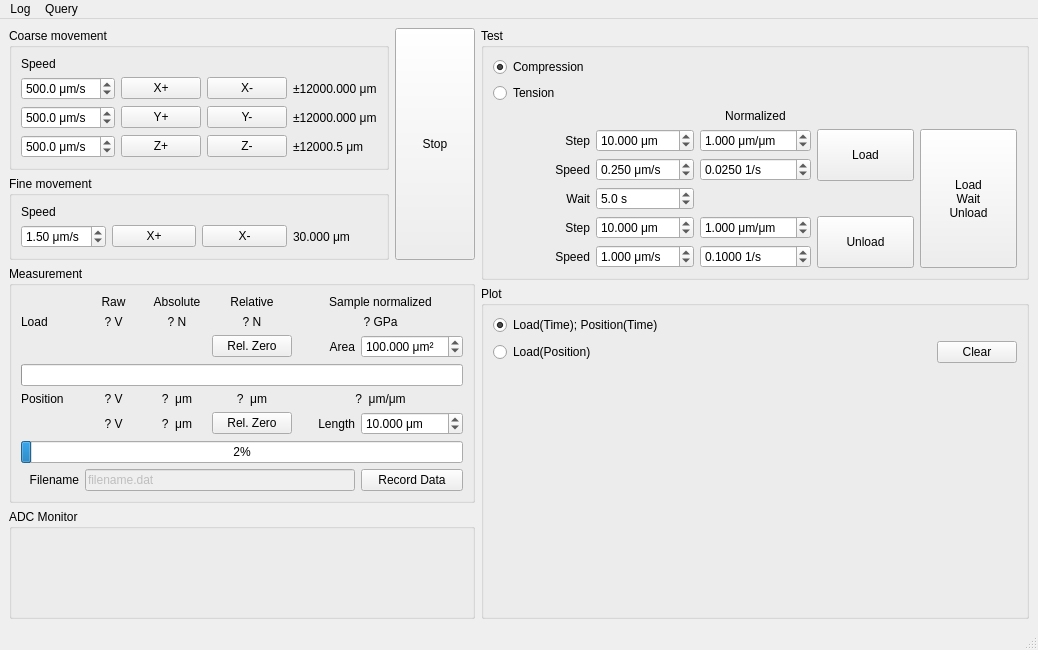
<?xml version="1.0" encoding="UTF-8"?>
<ui version="4.0">
 <class>MainWindow</class>
 <widget class="QMainWindow" name="MainWindow">
  <property name="geometry">
   <rect>
    <x>0</x>
    <y>0</y>
    <width>1038</width>
    <height>650</height>
   </rect>
  </property>
  <property name="focusPolicy">
   <enum>Qt::StrongFocus</enum>
  </property>
  <property name="windowTitle">
   <string>Nanotest</string>
  </property>
  <widget class="QWidget" name="centralwidget">
   <layout class="QGridLayout" name="gridLayout_6">
    <item row="0" column="1">
     <layout class="QGridLayout" name="gridLayout">
      <item row="0" column="0">
       <widget class="QGroupBox" name="gTest">
        <property name="title">
         <string>Test</string>
        </property>
        <layout class="QGridLayout" name="gridLayout_10">
         <item row="2" column="0">
          <layout class="QGridLayout" name="gridLayout_3">
           <property name="sizeConstraint">
            <enum>QLayout::SetMinimumSize</enum>
           </property>
           <item row="3" column="5" rowspan="5">
            <widget class="QPushButton" name="LoadWaitUnload">
             <property name="sizePolicy">
              <sizepolicy hsizetype="Minimum" vsizetype="Expanding">
               <horstretch>0</horstretch>
               <verstretch>0</verstretch>
              </sizepolicy>
             </property>
             <property name="text">
              <string>Load
Wait
Unload</string>
             </property>
            </widget>
           </item>
           <item row="7" column="2">
            <widget class="QDoubleSpinBox" name="UnloadSpeed">
             <property name="suffix">
              <string> μm/s</string>
             </property>
             <property name="decimals">
              <number>3</number>
             </property>
             <property name="maximum">
              <double>5.000000000000000</double>
             </property>
             <property name="stepType">
              <enum>QAbstractSpinBox::AdaptiveDecimalStepType</enum>
             </property>
             <property name="value">
              <double>1.000000000000000</double>
             </property>
            </widget>
           </item>
           <item row="3" column="1">
            <widget class="QLabel" name="label_11">
             <property name="text">
              <string>Step</string>
             </property>
             <property name="alignment">
              <set>Qt::AlignRight|Qt::AlignTrailing|Qt::AlignVCenter</set>
             </property>
            </widget>
           </item>
           <item row="6" column="1">
            <widget class="QLabel" name="label_30">
             <property name="text">
              <string>Step</string>
             </property>
             <property name="alignment">
              <set>Qt::AlignRight|Qt::AlignTrailing|Qt::AlignVCenter</set>
             </property>
            </widget>
           </item>
           <item row="4" column="1">
            <widget class="QLabel" name="label_25">
             <property name="text">
              <string>Speed</string>
             </property>
             <property name="alignment">
              <set>Qt::AlignRight|Qt::AlignTrailing|Qt::AlignVCenter</set>
             </property>
            </widget>
           </item>
           <item row="3" column="2">
            <widget class="QDoubleSpinBox" name="LoadStep">
             <property name="suffix">
              <string> μm</string>
             </property>
             <property name="decimals">
              <number>3</number>
             </property>
             <property name="maximum">
              <double>30.000000000000000</double>
             </property>
             <property name="stepType">
              <enum>QAbstractSpinBox::AdaptiveDecimalStepType</enum>
             </property>
             <property name="value">
              <double>10.000000000000000</double>
             </property>
            </widget>
           </item>
           <item row="5" column="1">
            <widget class="QLabel" name="label_9">
             <property name="text">
              <string>Wait</string>
             </property>
             <property name="alignment">
              <set>Qt::AlignRight|Qt::AlignTrailing|Qt::AlignVCenter</set>
             </property>
            </widget>
           </item>
           <item row="6" column="4" rowspan="2">
            <widget class="QPushButton" name="Unload">
             <property name="sizePolicy">
              <sizepolicy hsizetype="Minimum" vsizetype="Expanding">
               <horstretch>0</horstretch>
               <verstretch>0</verstretch>
              </sizepolicy>
             </property>
             <property name="text">
              <string>Unload</string>
             </property>
            </widget>
           </item>
           <item row="5" column="2">
            <widget class="QDoubleSpinBox" name="Wait">
             <property name="suffix">
              <string> s</string>
             </property>
             <property name="decimals">
              <number>1</number>
             </property>
             <property name="stepType">
              <enum>QAbstractSpinBox::AdaptiveDecimalStepType</enum>
             </property>
             <property name="value">
              <double>5.000000000000000</double>
             </property>
            </widget>
           </item>
           <item row="6" column="2">
            <widget class="QDoubleSpinBox" name="UnloadStep">
             <property name="suffix">
              <string> μm</string>
             </property>
             <property name="decimals">
              <number>3</number>
             </property>
             <property name="maximum">
              <double>30.000000000000000</double>
             </property>
             <property name="stepType">
              <enum>QAbstractSpinBox::AdaptiveDecimalStepType</enum>
             </property>
             <property name="value">
              <double>10.000000000000000</double>
             </property>
            </widget>
           </item>
           <item row="6" column="3">
            <widget class="QDoubleSpinBox" name="UnloadStepNorm">
             <property name="suffix">
              <string> μm/μm</string>
             </property>
             <property name="decimals">
              <number>3</number>
             </property>
             <property name="maximum">
              <double>100.000000000000000</double>
             </property>
             <property name="stepType">
              <enum>QAbstractSpinBox::AdaptiveDecimalStepType</enum>
             </property>
             <property name="value">
              <double>1.000000000000000</double>
             </property>
            </widget>
           </item>
           <item row="2" column="3">
            <widget class="QLabel" name="label_27">
             <property name="text">
              <string>Normalized</string>
             </property>
             <property name="alignment">
              <set>Qt::AlignCenter</set>
             </property>
            </widget>
           </item>
           <item row="3" column="4" rowspan="2">
            <widget class="QPushButton" name="Load">
             <property name="sizePolicy">
              <sizepolicy hsizetype="Minimum" vsizetype="Expanding">
               <horstretch>0</horstretch>
               <verstretch>0</verstretch>
              </sizepolicy>
             </property>
             <property name="text">
              <string>Load</string>
             </property>
            </widget>
           </item>
           <item row="7" column="1">
            <widget class="QLabel" name="label_28">
             <property name="text">
              <string>Speed</string>
             </property>
             <property name="alignment">
              <set>Qt::AlignRight|Qt::AlignTrailing|Qt::AlignVCenter</set>
             </property>
            </widget>
           </item>
           <item row="7" column="3">
            <widget class="QDoubleSpinBox" name="UnloadSpeedNorm">
             <property name="suffix">
              <string> 1/s</string>
             </property>
             <property name="decimals">
              <number>4</number>
             </property>
             <property name="maximum">
              <double>1000.000000000000000</double>
             </property>
             <property name="stepType">
              <enum>QAbstractSpinBox::AdaptiveDecimalStepType</enum>
             </property>
             <property name="value">
              <double>0.100000000000000</double>
             </property>
            </widget>
           </item>
           <item row="3" column="3">
            <widget class="QDoubleSpinBox" name="LoadStepNorm">
             <property name="suffix">
              <string> μm/μm</string>
             </property>
             <property name="decimals">
              <number>3</number>
             </property>
             <property name="maximum">
              <double>100.000000000000000</double>
             </property>
             <property name="stepType">
              <enum>QAbstractSpinBox::AdaptiveDecimalStepType</enum>
             </property>
             <property name="value">
              <double>1.000000000000000</double>
             </property>
            </widget>
           </item>
           <item row="4" column="2">
            <widget class="QDoubleSpinBox" name="LoadSpeed">
             <property name="suffix">
              <string> μm/s</string>
             </property>
             <property name="decimals">
              <number>3</number>
             </property>
             <property name="maximum">
              <double>5.000000000000000</double>
             </property>
             <property name="stepType">
              <enum>QAbstractSpinBox::AdaptiveDecimalStepType</enum>
             </property>
             <property name="value">
              <double>0.250000000000000</double>
             </property>
            </widget>
           </item>
           <item row="4" column="3">
            <widget class="QDoubleSpinBox" name="LoadSpeedNorm">
             <property name="suffix">
              <string> 1/s</string>
             </property>
             <property name="decimals">
              <number>4</number>
             </property>
             <property name="maximum">
              <double>1000.000000000000000</double>
             </property>
             <property name="stepType">
              <enum>QAbstractSpinBox::AdaptiveDecimalStepType</enum>
             </property>
             <property name="value">
              <double>0.025000000000000</double>
             </property>
            </widget>
           </item>
          </layout>
         </item>
         <item row="0" column="0">
          <widget class="QRadioButton" name="Compression">
           <property name="text">
            <string>Compression</string>
           </property>
           <property name="checked">
            <bool>true</bool>
           </property>
          </widget>
         </item>
         <item row="1" column="0">
          <widget class="QRadioButton" name="Tension">
           <property name="text">
            <string>Tension</string>
           </property>
          </widget>
         </item>
        </layout>
       </widget>
      </item>
      <item row="2" column="0">
       <widget class="QGroupBox" name="gPlot">
        <property name="title">
         <string>Plot</string>
        </property>
        <layout class="QGridLayout" name="gridLayout_5">
         <item row="0" column="0">
          <widget class="QRadioButton" name="PlotTime">
           <property name="text">
            <string>Load(Time); Position(Time)</string>
           </property>
           <property name="checked">
            <bool>true</bool>
           </property>
          </widget>
         </item>
         <item row="1" column="0">
          <widget class="QRadioButton" name="PlotXY">
           <property name="sizePolicy">
            <sizepolicy hsizetype="Expanding" vsizetype="Fixed">
             <horstretch>0</horstretch>
             <verstretch>0</verstretch>
            </sizepolicy>
           </property>
           <property name="text">
            <string>Load(Position)</string>
           </property>
          </widget>
         </item>
         <item row="1" column="1">
          <widget class="QPushButton" name="PlotClear">
           <property name="text">
            <string>Clear</string>
           </property>
          </widget>
         </item>
         <item row="3" column="0" colspan="2">
          <widget class="QStackedWidget" name="stackedWidget">
           <property name="currentIndex">
            <number>0</number>
           </property>
           <widget class="PlotWidget" name="plotHistory"/>
           <widget class="PlotWidget" name="plotXY"/>
          </widget>
         </item>
        </layout>
       </widget>
      </item>
     </layout>
    </item>
    <item row="0" column="0">
     <layout class="QGridLayout" name="gridLayout_2">
      <item row="0" column="1" rowspan="2">
       <widget class="QPushButton" name="Stop">
        <property name="sizePolicy">
         <sizepolicy hsizetype="Minimum" vsizetype="Minimum">
          <horstretch>0</horstretch>
          <verstretch>0</verstretch>
         </sizepolicy>
        </property>
        <property name="palette">
         <palette>
          <active>
           <colorrole role="Button">
            <brush brushstyle="SolidPattern">
             <color alpha="255">
              <red>239</red>
              <green>41</green>
              <blue>41</blue>
             </color>
            </brush>
           </colorrole>
          </active>
          <inactive>
           <colorrole role="Button">
            <brush brushstyle="SolidPattern">
             <color alpha="255">
              <red>239</red>
              <green>239</green>
              <blue>239</blue>
             </color>
            </brush>
           </colorrole>
          </inactive>
          <disabled>
           <colorrole role="Button">
            <brush brushstyle="SolidPattern">
             <color alpha="255">
              <red>239</red>
              <green>41</green>
              <blue>41</blue>
             </color>
            </brush>
           </colorrole>
          </disabled>
         </palette>
        </property>
        <property name="text">
         <string>Stop</string>
        </property>
       </widget>
      </item>
      <item row="1" column="0">
       <widget class="QGroupBox" name="gFine">
        <property name="title">
         <string>Fine movement</string>
        </property>
        <layout class="QGridLayout" name="gridLayout_8">
         <item row="1" column="0">
          <widget class="QDoubleSpinBox" name="FZSpeed">
           <property name="suffix">
            <string> μm/s</string>
           </property>
           <property name="decimals">
            <number>2</number>
           </property>
           <property name="maximum">
            <double>5.000000000000000</double>
           </property>
           <property name="stepType">
            <enum>QAbstractSpinBox::AdaptiveDecimalStepType</enum>
           </property>
           <property name="value">
            <double>1.500000000000000</double>
           </property>
          </widget>
         </item>
         <item row="0" column="0">
          <widget class="QLabel" name="label_26">
           <property name="sizePolicy">
            <sizepolicy hsizetype="Preferred" vsizetype="Minimum">
             <horstretch>0</horstretch>
             <verstretch>0</verstretch>
            </sizepolicy>
           </property>
           <property name="text">
            <string>Speed</string>
           </property>
          </widget>
         </item>
         <item row="1" column="3">
          <widget class="QLabel" name="FZPos">
           <property name="text">
            <string>30.000 μm</string>
           </property>
          </widget>
         </item>
         <item row="1" column="2">
          <widget class="QPushButton" name="FZMinus">
           <property name="text">
            <string>X-</string>
           </property>
          </widget>
         </item>
         <item row="1" column="1">
          <widget class="QPushButton" name="FZPlus">
           <property name="text">
            <string>X+</string>
           </property>
          </widget>
         </item>
        </layout>
       </widget>
      </item>
      <item row="0" column="0">
       <widget class="QGroupBox" name="gCoarse">
        <property name="enabled">
         <bool>true</bool>
        </property>
        <property name="autoFillBackground">
         <bool>false</bool>
        </property>
        <property name="title">
         <string>Coarse movement</string>
        </property>
        <property name="flat">
         <bool>true</bool>
        </property>
        <property name="checkable">
         <bool>false</bool>
        </property>
        <layout class="QGridLayout" name="gridLayout_7">
         <item row="3" column="2">
          <widget class="QPushButton" name="XMinus">
           <property name="text">
            <string>X-</string>
           </property>
          </widget>
         </item>
         <item row="1" column="0">
          <widget class="QLabel" name="label_4">
           <property name="text">
            <string>Speed</string>
           </property>
          </widget>
         </item>
         <item row="3" column="1">
          <widget class="QPushButton" name="XPlus">
           <property name="text">
            <string>X+</string>
           </property>
          </widget>
         </item>
         <item row="3" column="0">
          <widget class="QDoubleSpinBox" name="XSpeed">
           <property name="suffix">
            <string> μm/s</string>
           </property>
           <property name="decimals">
            <number>1</number>
           </property>
           <property name="maximum">
            <double>2000.000000000000000</double>
           </property>
           <property name="stepType">
            <enum>QAbstractSpinBox::AdaptiveDecimalStepType</enum>
           </property>
           <property name="value">
            <double>500.000000000000000</double>
           </property>
          </widget>
         </item>
         <item row="5" column="1">
          <widget class="QPushButton" name="ZPlus">
           <property name="text">
            <string>Z+</string>
           </property>
          </widget>
         </item>
         <item row="5" column="0">
          <widget class="QDoubleSpinBox" name="ZSpeed">
           <property name="suffix">
            <string> μm/s</string>
           </property>
           <property name="decimals">
            <number>1</number>
           </property>
           <property name="minimum">
            <double>2.500000000000000</double>
           </property>
           <property name="maximum">
            <double>2000.000000000000000</double>
           </property>
           <property name="stepType">
            <enum>QAbstractSpinBox::AdaptiveDecimalStepType</enum>
           </property>
           <property name="value">
            <double>500.000000000000000</double>
           </property>
          </widget>
         </item>
         <item row="5" column="2">
          <widget class="QPushButton" name="ZMinus">
           <property name="text">
            <string>Z-</string>
           </property>
          </widget>
         </item>
         <item row="5" column="3">
          <widget class="QLabel" name="ZPos">
           <property name="text">
            <string>±12000.5 μm</string>
           </property>
          </widget>
         </item>
         <item row="4" column="1">
          <widget class="QPushButton" name="YPlus">
           <property name="text">
            <string>Y+</string>
           </property>
          </widget>
         </item>
         <item row="3" column="3">
          <widget class="QLabel" name="XPos">
           <property name="text">
            <string>±12000.000 μm</string>
           </property>
          </widget>
         </item>
         <item row="4" column="3">
          <widget class="QLabel" name="YPos">
           <property name="text">
            <string>±12000.000 μm</string>
           </property>
          </widget>
         </item>
         <item row="4" column="2">
          <widget class="QPushButton" name="YMinus">
           <property name="text">
            <string>Y-</string>
           </property>
          </widget>
         </item>
         <item row="4" column="0">
          <widget class="QDoubleSpinBox" name="YSpeed">
           <property name="suffix">
            <string> μm/s</string>
           </property>
           <property name="decimals">
            <number>1</number>
           </property>
           <property name="maximum">
            <double>2000.000000000000000</double>
           </property>
           <property name="stepType">
            <enum>QAbstractSpinBox::AdaptiveDecimalStepType</enum>
           </property>
           <property name="value">
            <double>500.000000000000000</double>
           </property>
          </widget>
         </item>
        </layout>
       </widget>
      </item>
      <item row="4" column="0" colspan="2">
       <widget class="QGroupBox" name="gADCMonitor">
        <property name="title">
         <string>ADC Monitor</string>
        </property>
        <layout class="QGridLayout" name="gridLayout_4">
         <item row="0" column="0">
          <widget class="PlotWidget" name="plotMonitor" native="true">
           <property name="sizePolicy">
            <sizepolicy hsizetype="Expanding" vsizetype="Expanding">
             <horstretch>0</horstretch>
             <verstretch>0</verstretch>
            </sizepolicy>
           </property>
          </widget>
         </item>
        </layout>
       </widget>
      </item>
      <item row="2" column="0" colspan="2">
       <widget class="QGroupBox" name="gMeasurement">
        <property name="title">
         <string>Measurement</string>
        </property>
        <layout class="QGridLayout" name="gridLayout_9">
         <item row="2" column="5">
          <widget class="QDoubleSpinBox" name="Area">
           <property name="suffix">
            <string> μm²</string>
           </property>
           <property name="decimals">
            <number>3</number>
           </property>
           <property name="maximum">
            <double>9999.998999999999796</double>
           </property>
           <property name="stepType">
            <enum>QAbstractSpinBox::AdaptiveDecimalStepType</enum>
           </property>
           <property name="value">
            <double>100.000000000000000</double>
           </property>
          </widget>
         </item>
         <item row="4" column="4" colspan="2">
          <widget class="QLabel" name="PosNorm">
           <property name="text">
            <string>?  μm/μm</string>
           </property>
           <property name="alignment">
            <set>Qt::AlignCenter</set>
           </property>
          </widget>
         </item>
         <item row="4" column="0">
          <widget class="QLabel" name="label_2">
           <property name="text">
            <string>Position</string>
           </property>
          </widget>
         </item>
         <item row="1" column="2">
          <widget class="QLabel" name="LoadAbs">
           <property name="text">
            <string>? N</string>
           </property>
           <property name="alignment">
            <set>Qt::AlignCenter</set>
           </property>
          </widget>
         </item>
         <item row="1" column="0">
          <widget class="QLabel" name="label">
           <property name="text">
            <string>Load</string>
           </property>
          </widget>
         </item>
         <item row="4" column="3">
          <widget class="QLabel" name="PosRel">
           <property name="text">
            <string>?  μm</string>
           </property>
           <property name="alignment">
            <set>Qt::AlignCenter</set>
           </property>
          </widget>
         </item>
         <item row="8" column="0">
          <widget class="QLabel" name="label_16">
           <property name="text">
            <string>Filename</string>
           </property>
           <property name="alignment">
            <set>Qt::AlignRight|Qt::AlignTrailing|Qt::AlignVCenter</set>
           </property>
          </widget>
         </item>
         <item row="0" column="3">
          <widget class="QLabel" name="label_18">
           <property name="text">
            <string>Relative</string>
           </property>
           <property name="alignment">
            <set>Qt::AlignCenter</set>
           </property>
          </widget>
         </item>
         <item row="4" column="2">
          <widget class="QLabel" name="PosAbs">
           <property name="text">
            <string>?  μm</string>
           </property>
           <property name="alignment">
            <set>Qt::AlignCenter</set>
           </property>
          </widget>
         </item>
         <item row="8" column="5">
          <widget class="QPushButton" name="Record">
           <property name="text">
            <string>Record Data</string>
           </property>
          </widget>
         </item>
         <item row="1" column="4" colspan="2">
          <widget class="QLabel" name="LoadNorm">
           <property name="text">
            <string>? GPa</string>
           </property>
           <property name="alignment">
            <set>Qt::AlignCenter</set>
           </property>
          </widget>
         </item>
         <item row="5" column="3">
          <widget class="QPushButton" name="PosZero">
           <property name="text">
            <string>Rel. Zero</string>
           </property>
          </widget>
         </item>
         <item row="5" column="4">
          <widget class="QLabel" name="label_20">
           <property name="text">
            <string>Length</string>
           </property>
           <property name="alignment">
            <set>Qt::AlignRight|Qt::AlignTrailing|Qt::AlignVCenter</set>
           </property>
          </widget>
         </item>
         <item row="1" column="3">
          <widget class="QLabel" name="LoadRel">
           <property name="text">
            <string>? N</string>
           </property>
           <property name="alignment">
            <set>Qt::AlignCenter</set>
           </property>
          </widget>
         </item>
         <item row="2" column="4">
          <widget class="QLabel" name="label_19">
           <property name="text">
            <string>Area</string>
           </property>
           <property name="alignment">
            <set>Qt::AlignRight|Qt::AlignTrailing|Qt::AlignVCenter</set>
           </property>
          </widget>
         </item>
         <item row="0" column="2">
          <widget class="QLabel" name="label_17">
           <property name="text">
            <string>Absolute</string>
           </property>
           <property name="alignment">
            <set>Qt::AlignCenter</set>
           </property>
          </widget>
         </item>
         <item row="4" column="1">
          <widget class="QLabel" name="PosRaw">
           <property name="text">
            <string>? V</string>
           </property>
           <property name="alignment">
            <set>Qt::AlignCenter</set>
           </property>
          </widget>
         </item>
         <item row="5" column="5">
          <widget class="QDoubleSpinBox" name="Length">
           <property name="suffix">
            <string> μm</string>
           </property>
           <property name="decimals">
            <number>3</number>
           </property>
           <property name="maximum">
            <double>1000.000000000000000</double>
           </property>
           <property name="stepType">
            <enum>QAbstractSpinBox::AdaptiveDecimalStepType</enum>
           </property>
           <property name="value">
            <double>10.000000000000000</double>
           </property>
          </widget>
         </item>
         <item row="5" column="1">
          <widget class="QLabel" name="PosRaw2">
           <property name="text">
            <string>? V</string>
           </property>
           <property name="alignment">
            <set>Qt::AlignCenter</set>
           </property>
          </widget>
         </item>
         <item row="5" column="2">
          <widget class="QLabel" name="PosAbs2">
           <property name="text">
            <string>?  μm</string>
           </property>
           <property name="alignment">
            <set>Qt::AlignCenter</set>
           </property>
          </widget>
         </item>
         <item row="1" column="1">
          <widget class="QLabel" name="LoadRaw">
           <property name="text">
            <string>? V</string>
           </property>
           <property name="alignment">
            <set>Qt::AlignCenter</set>
           </property>
          </widget>
         </item>
         <item row="2" column="3">
          <widget class="QPushButton" name="LoadZero">
           <property name="text">
            <string>Rel. Zero</string>
           </property>
          </widget>
         </item>
         <item row="0" column="4" colspan="2">
          <widget class="QLabel" name="label_6">
           <property name="text">
            <string>Sample normalized</string>
           </property>
           <property name="alignment">
            <set>Qt::AlignCenter</set>
           </property>
          </widget>
         </item>
         <item row="3" column="0" colspan="6">
          <widget class="QProgressBar" name="LoadBar">
           <property name="sizePolicy">
            <sizepolicy hsizetype="Expanding" vsizetype="Fixed">
             <horstretch>0</horstretch>
             <verstretch>0</verstretch>
            </sizepolicy>
           </property>
           <property name="maximum">
            <number>1000</number>
           </property>
          </widget>
         </item>
         <item row="6" column="0" colspan="6">
          <widget class="QProgressBar" name="PosBar">
           <property name="enabled">
            <bool>true</bool>
           </property>
           <property name="maximum">
            <number>1000</number>
           </property>
           <property name="value">
            <number>24</number>
           </property>
          </widget>
         </item>
         <item row="8" column="1" colspan="4">
          <widget class="QLineEdit" name="FName">
           <property name="enabled">
            <bool>false</bool>
           </property>
           <property name="text">
            <string>filename.dat</string>
           </property>
          </widget>
         </item>
         <item row="0" column="1">
          <widget class="QLabel" name="label_24">
           <property name="text">
            <string>Raw</string>
           </property>
           <property name="alignment">
            <set>Qt::AlignCenter</set>
           </property>
          </widget>
         </item>
        </layout>
       </widget>
      </item>
     </layout>
    </item>
   </layout>
  </widget>
  <widget class="QStatusBar" name="statusbar"/>
  <widget class="QMenuBar" name="menubar">
   <property name="geometry">
    <rect>
     <x>0</x>
     <y>0</y>
     <width>1038</width>
     <height>22</height>
    </rect>
   </property>
   <widget class="QMenu" name="menuLog">
    <property name="title">
     <string>Log</string>
    </property>
    <addaction name="LogAll"/>
    <addaction name="LogNone"/>
    <addaction name="separator"/>
    <addaction name="LogXY"/>
    <addaction name="LogZ"/>
    <addaction name="LogFineZ"/>
    <addaction name="LogADC"/>
   </widget>
   <widget class="QMenu" name="menuQuery">
    <property name="title">
     <string>Query</string>
    </property>
    <addaction name="QueryAll"/>
    <addaction name="QueryNone"/>
    <addaction name="separator"/>
    <addaction name="QueryXYposition"/>
    <addaction name="QueryXYerror"/>
    <addaction name="QueryZposition"/>
    <addaction name="QueryFineZposition"/>
    <addaction name="QueryFineZvoltage"/>
    <addaction name="QueryFineZerror"/>
   </widget>
   <addaction name="menuLog"/>
   <addaction name="menuQuery"/>
  </widget>
  <action name="LogXY">
   <property name="checkable">
    <bool>true</bool>
   </property>
   <property name="text">
    <string>XY</string>
   </property>
  </action>
  <action name="LogZ">
   <property name="checkable">
    <bool>true</bool>
   </property>
   <property name="text">
    <string>Z</string>
   </property>
  </action>
  <action name="LogFineZ">
   <property name="checkable">
    <bool>true</bool>
   </property>
   <property name="text">
    <string>Fine Z</string>
   </property>
  </action>
  <action name="LogADC">
   <property name="checkable">
    <bool>true</bool>
   </property>
   <property name="text">
    <string>ADC</string>
   </property>
  </action>
  <action name="LogNone">
   <property name="text">
    <string>None</string>
   </property>
  </action>
  <action name="LogAll">
   <property name="text">
    <string>All</string>
   </property>
  </action>
  <action name="QueryXYposition">
   <property name="checkable">
    <bool>true</bool>
   </property>
   <property name="checked">
    <bool>true</bool>
   </property>
   <property name="text">
    <string>XY position</string>
   </property>
  </action>
  <action name="QueryXYerror">
   <property name="checkable">
    <bool>true</bool>
   </property>
   <property name="checked">
    <bool>true</bool>
   </property>
   <property name="text">
    <string>XY error</string>
   </property>
  </action>
  <action name="QueryZposition">
   <property name="checkable">
    <bool>true</bool>
   </property>
   <property name="checked">
    <bool>true</bool>
   </property>
   <property name="text">
    <string>Z position</string>
   </property>
  </action>
  <action name="QueryFineZposition">
   <property name="checkable">
    <bool>true</bool>
   </property>
   <property name="checked">
    <bool>true</bool>
   </property>
   <property name="text">
    <string>Fine Z position</string>
   </property>
  </action>
  <action name="QueryFineZvoltage">
   <property name="checkable">
    <bool>true</bool>
   </property>
   <property name="checked">
    <bool>true</bool>
   </property>
   <property name="text">
    <string>Fine Z voltage</string>
   </property>
  </action>
  <action name="QueryFineZerror">
   <property name="checkable">
    <bool>true</bool>
   </property>
   <property name="checked">
    <bool>true</bool>
   </property>
   <property name="text">
    <string>Fine Z error</string>
   </property>
  </action>
  <action name="QueryAll">
   <property name="text">
    <string>All</string>
   </property>
  </action>
  <action name="QueryNone">
   <property name="text">
    <string>None</string>
   </property>
  </action>
  <actiongroup name="groupTest">
   <action name="actionCompression">
    <property name="checkable">
     <bool>true</bool>
    </property>
    <property name="checked">
     <bool>true</bool>
    </property>
    <property name="text">
     <string>Compression</string>
    </property>
   </action>
   <action name="actionTension">
    <property name="checkable">
     <bool>true</bool>
    </property>
    <property name="text">
     <string>Tension</string>
    </property>
   </action>
  </actiongroup>
  <actiongroup name="groupPlot"/>
 </widget>
 <customwidgets>
  <customwidget>
   <class>PlotWidget</class>
   <extends>QWidget</extends>
   <header>pyqtgraph</header>
   <container>1</container>
  </customwidget>
 </customwidgets>
 <resources/>
 <connections/>
</ui>
